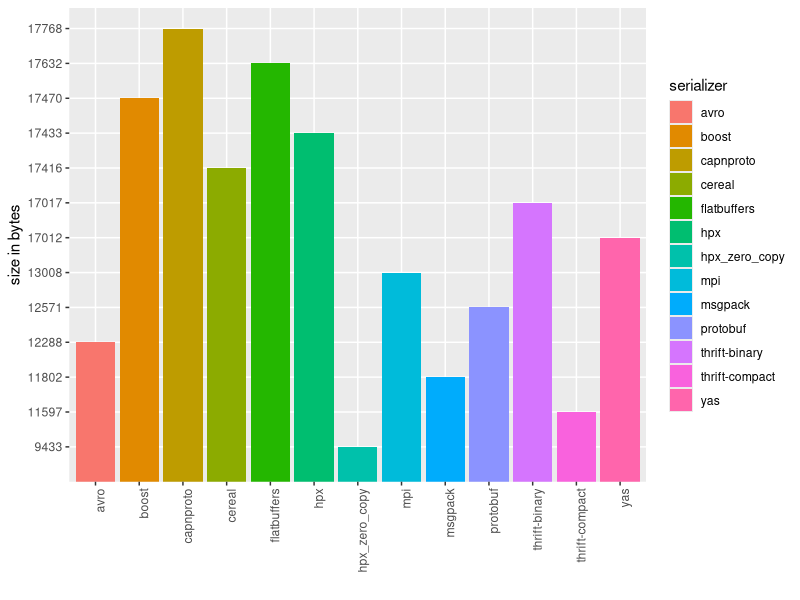
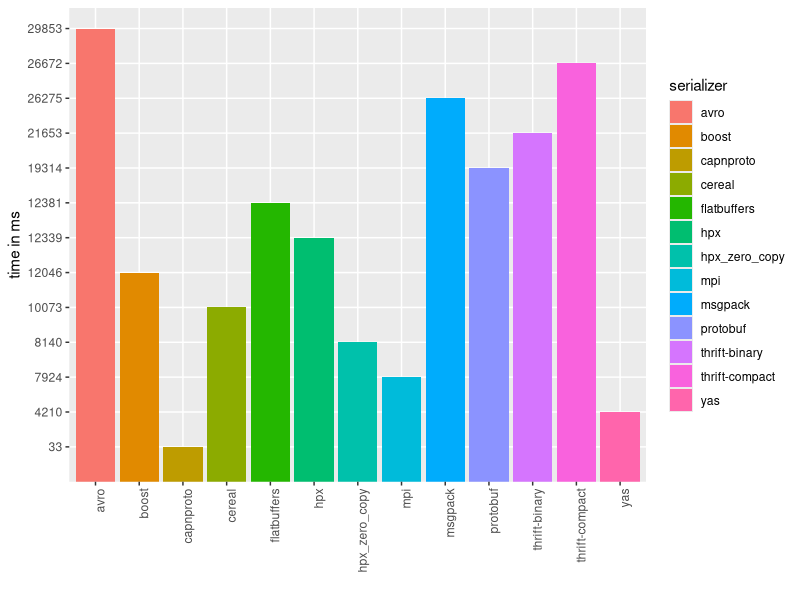

Write the R code that produced these figures, in order.
library(ggplot2)

names <- c(
     "thrift-binary"
    ,"thrift-compact"
    ,"protobuf"
    ,"capnproto"
    ,"boost"
    ,"msgpack"
    ,"flatbuffers"
    ,"cereal"
    ,"avro"
    ,"hpx"
    ,"hpx_zero_copy"
    ,"mpi"
    ,"yas"
)

# for t in thrift-binary thrift-compact protobuf capnproto boost msgpack flatbuffers cereal avro hpx hpx_zero_copy mpi yas; do echo -n "$t: "; ./test 1 $t | grep size | awk '{print $4}'; done
size <- c(
     17017 # thrift-binary
    ,11597 # thrift-compact
    ,12571 # protobuf
    ,17768 # capnproto
    ,17470 # boost
    ,11802 # msgpack
    ,17632 # flatbuffers
    ,17416 # cereal
    ,12288 # avro
    ,17433 # hpx
    ,9433  # hpx_zero_copy
    ,13008 # mpi
    ,17012 # yas
)

# data from the 1000000 simulations
# for t in in thrift-binary thrift-compact protobuf capnproto boost msgpack flatbuffers cereal avro hpx hpx_zero_copy mpi yas; do rm -f /tmp/$t.time; echo -n "$t: "; for i in `seq 1 50`; do ./benchmark 1000000 $t | grep time | awk '{print $4}' >>/tmp/$t.time; done; awk '{ sum += $1 } END { print sum/50}' /tmp/$t.time; done
time <- c(
     21653 # thrift-binary
    ,26672 # thrift-compact
    ,19314 # protobuf
    ,33    # capnproto
    ,12046 # boost
    ,26275 # msgpack
    ,12381 # flatbuffers
    ,10073 # cereal
    ,29853 # avro
    ,12339 # hpx
    ,8140  # hpx_zero_copy
    ,7924  # mpi
    ,4210  # yas
)

data.size <- as.data.frame(list(serializer = names, size = size))
data.time <- as.data.frame(list(serializer = names, time = time))

p0 <- ggplot(data.size, aes(x = as.factor(serializer), y = as.factor(size), fill = serializer)) +
    geom_bar(stat = "identity") +
    xlab("") +
    ylab("size in bytes") +
    theme(axis.text.x = element_text(angle = 90, hjust = 1))
png(filename="size.png", width = 800, height = 600)
plot(p0)
dev.off()

p1 <- ggplot(data.time, aes(x = as.factor(serializer), y = as.factor(time), fill = serializer)) +
    geom_bar(stat = "identity") +
    xlab("") +
    ylab("time in ms") +
    theme(axis.text.x = element_text(angle = 90, hjust = 1))
png(filename="time.png", width = 800, height = 600)
plot(p1)
dev.off()
